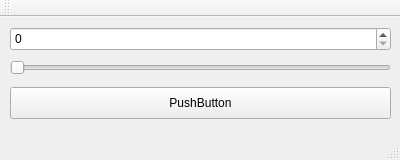
<?xml version="1.0" encoding="UTF-8"?>
<ui version="4.0">
 <class>MainWindow</class>
 <widget class="QMainWindow" name="MainWindow">
  <property name="geometry">
   <rect>
    <x>0</x>
    <y>0</y>
    <width>400</width>
    <height>160</height>
   </rect>
  </property>
  <property name="windowTitle">
   <string>MainWindow</string>
  </property>
  <widget class="QWidget" name="centralWidget">
   <widget class="QPushButton" name="pushButton">
    <property name="geometry">
     <rect>
      <x>10</x>
      <y>70</y>
      <width>381</width>
      <height>32</height>
     </rect>
    </property>
    <property name="text">
     <string>PushButton</string>
    </property>
   </widget>
   <widget class="QSlider" name="horizontalSlider">
    <property name="geometry">
     <rect>
      <x>10</x>
      <y>40</y>
      <width>381</width>
      <height>22</height>
     </rect>
    </property>
    <property name="orientation">
     <enum>Qt::Horizontal</enum>
    </property>
   </widget>
   <widget class="QSpinBox" name="spinBox">
    <property name="geometry">
     <rect>
      <x>10</x>
      <y>10</y>
      <width>381</width>
      <height>24</height>
     </rect>
    </property>
   </widget>
  </widget>
  <widget class="QMenuBar" name="menuBar">
   <property name="geometry">
    <rect>
     <x>0</x>
     <y>0</y>
     <width>400</width>
     <height>22</height>
    </rect>
   </property>
  </widget>
  <widget class="QToolBar" name="mainToolBar">
   <attribute name="toolBarArea">
    <enum>TopToolBarArea</enum>
   </attribute>
   <attribute name="toolBarBreak">
    <bool>false</bool>
   </attribute>
  </widget>
  <widget class="QStatusBar" name="statusBar"/>
 </widget>
 <layoutdefault spacing="6" margin="11"/>
 <resources/>
 <connections/>
</ui>
